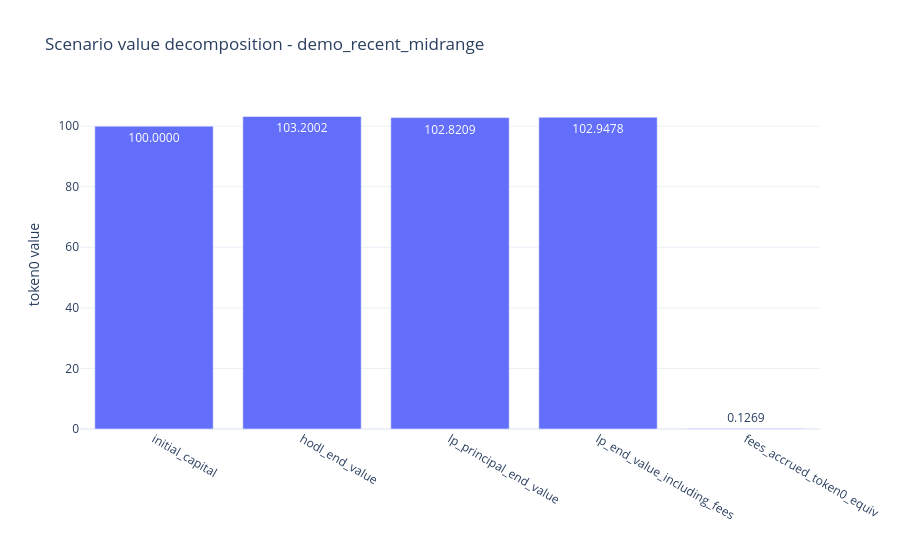

Notebook code for this chart:
### Code cell
value_compare_df = pd.DataFrame(
    {
        "series": [
            "initial_capital",
            "hodl_end_value",
            "lp_principal_end_value",
            "lp_end_value_including_fees",
            "fees_accrued_token0_equiv",
        ],
        "value": [
            float(summary_row["capital_committed_token0"]),
            float(summary_row["hodl_end_value_token0"]),
            float(summary_row["end_principal_value_token0"]),
            float(summary_row["lp_end_value_including_fees_token0"]),
            float(summary_row["fees_accrued_token0_equiv_generated"]),
        ],
    }
)

fig = px.bar(
    value_compare_df,
    x="series",
    y="value",
    title=f"Scenario value decomposition - {SCENARIO_ID}",
    template="plotly_white",
    text_auto=".4f",
)
fig.update_layout(xaxis_title="", yaxis_title="token0 value")
fig.show()

### Figure 1 — Plotly figure (JSON) as saved in the notebook; plotly's stock layout.template omitted (floating-point values rounded to 4 significant figures)
{"data": [{"hovertemplate": "series=%{x}<br>value=%{y}<extra></extra>", "legendgroup": "", "marker": {"color": "#636efa", "pattern": {"shape": ""}}, "name": "", "orientation": "v", "showlegend": false, "textposition": "auto", "texttemplate": "%{y:.4f}", "type": "bar", "x": ["initial_capital", "hodl_end_value", "lp_principal_end_value", "lp_end_value_including_fees", "fees_accrued_token0_equiv"], "xaxis": "x", "y": [100.0, 103.2, 102.8, 102.9, 0.1269], "yaxis": "y"}], "layout": {"barmode": "relative", "legend": {"tracegroupgap": 0}, "title": {"text": "Scenario value decomposition - demo_recent_midrange"}, "xaxis": {"anchor": "y", "domain": [0, 1], "title": {"text": ""}}, "yaxis": {"anchor": "x", "domain": [0, 1], "title": {"text": "token0 value"}}}}
